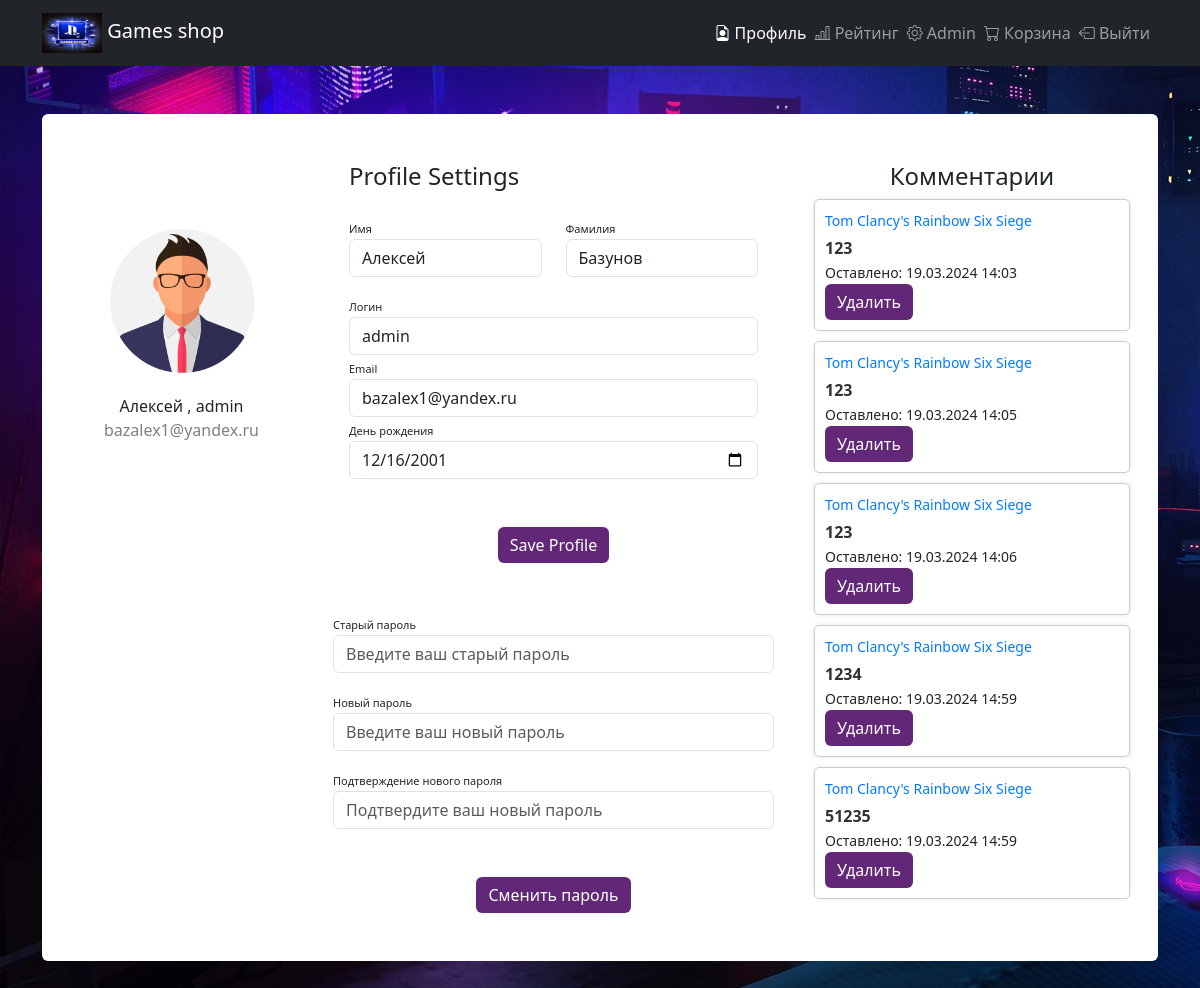
Screenshot of /profile/ (signed in) with the database file from the repository.
### user_profile/models.py (models this page shows)
class CustomUser(AbstractUser):
    birth_date = models.DateField(null=True, blank=True)
    groups = models.ManyToManyField(Group, verbose_name='groups', related_name='customuser_set', blank=True, help_text='The groups this user belongs to. A user will get all permissions granted to each of their groups.')
    user_permissions = models.ManyToManyField(Permission, verbose_name='user permissions', related_name='customuser_set', blank=True, help_text='Specific permissions for this user.')

### comments/models.py (models this page shows)
class Comment(models.Model):
    game = models.ForeignKey(Game, on_delete=models.CASCADE, related_name='comments')
    user = models.ForeignKey(get_user_model(), on_delete=models.CASCADE)
    text = models.TextField()
    created_at = models.DateTimeField(default=timezone.now)

### shop/models.py (models this page shows, shortened)
class Game(models.Model):
    title = models.CharField(max_length=255)
    created_at = models.DateTimeField(default=timezone.now)
    price = models.DecimalField(max_digits=10, decimal_places=2)
    image = models.ImageField(
        upload_to="game_img", height_field=None, width_field=None, max_length=None)
    category = models.ForeignKey(Category, on_delete=models.CASCADE)
    rating = models.CharField(max_length=255)
    description = models.CharField(max_length=10000)
    key_qty = models.IntegerField()

### user_profile/views.py (the view, shortened to what this page needs)
# urls.py: path('', CustomUserDetailView.as_view(), name='profile_detail'),
class CustomUserDetailView(LoginRequiredMixin, DetailView):
    login_url = reverse_lazy('registration:login')
    model = CustomUser
    template_name = 'user_profile/main.html'
    context_object_name = 'CustomUser'
    def get_object(self, queryset=None):
        return self.request.user
    def get_context_data(self, **kwargs):
        context = super().get_context_data(**kwargs)
        context['form'] = CustomUserChangeForm(instance=self.request.user)
        context['password_form'] = CustomPasswordChangeForm(user=self.request.user)
        context['comments'] = Comment.objects.filter(user=self.request.user)
        return context

### user_profile/forms.py
class CustomUserChangeForm(UserChangeForm):
    birth_date = forms.DateField(widget=forms.DateInput(attrs={'type': 'date'}))
    class Meta:
        model = CustomUser
        fields = ('username', 'email', 'first_name', 'last_name', 'birth_date')

class CustomPasswordChangeForm(PasswordChangeForm):
    class Meta:
        model = CustomUser
        fields = ('old_password', 'new_password1', 'new_password2')

### templates/user_profile/main.html (shortened to what this page needs)
{% extends 'base.html' %}
{% load static %}
{% block content %}
  <div class="container rounded bg-white mt-5 mb-5">
    <div class="row">
      <div class="col-md-3 border-right">
        <div class="d-flex flex-column align-items-center text-center p-3 py-5"><img class="rounded-circle mt-5"
          width="150px" src="{% static 'images/men.jpg' %}"><span class="font-weight-bold"> {{ form.first_name.value}} , {{ form.username.value}}  </span><span class="text-black-50">{{form.email.value}}</span></div>
    </div>
      <div class="col-md-5 border-right">
         <div class="profile-settings p-3 py-5"> {% comment %} Это карточка {% endcomment %}
          <form method="post">
            <div class="d-flex justify-content-between align-items-center mb-3">
              <h4 class="text-right">Profile Settings</h4>
            </div>
            <div class="row mt-2">
              <div class="col-md-6">
                <label class="labels">Имя</label>
                <input type="text" class="form-control" placeholder="first name" name="first_name" value="{{ form.first_name.value }}">
              </div>
              <div class="col-md-6">
                <label class="labels">Фамилия</label>
                <input type="text" class="form-control" value="{{ form.last_name.value }}" placeholder="surname" name="last_name">
              </div>
            </div>
            <div class="row mt-3">
              <div class="col-md-12">
                <label class="labels">Логин</label>
                <input type="text" name="username" id="username" class="form-control input-sm" placeholder="Введите ваш Логин" value="{{ form.username.value }}">
              </div>
              <div class="col-md-12">
                <label class="labels">Email</label>
                <input type="email" name="email" class="form-control" placeholder="Введите ваш email" value="{{ form.email.value }}">
              </div>
              <div class="col-md-12">
                <label class="labels">День рождения</label>
                <input type="date" name="birth_date" class="form-control" value="{{ form.birth_date.value|date:'Y-m-d' }}">
              </div>
              <div class="mt-5 text-center"><button class="btn btn-primary profile-button" type="submit" name="save_profile">Save Profile</button></div>
          </form>
            </div>
          </div>
          <form method="post">
            <div class="row mt-3">
              <div class="col-md-12">
                <label class="labels">Старый пароль</label>
                <input type="password" name="old_password" class="form-control" placeholder="Введите ваш старый пароль">
              </div>
            </div>
            <div class="row mt-3">
              <div class="col-md-12">
                <label class="labels">Новый пароль</label>
                <input type="password" name="new_password1" class="form-control" placeholder="Введите ваш новый пароль">
              </div>
            </div>
            <div class="row mt-3">
              <div class="col-md-12">
                <label class="labels">Подтверждение нового пароля</label>
                <input type="password" name="new_password2" class="form-control" placeholder="Подтвердите ваш новый пароль">
              </div>
            </div>
            <div class="mt-5 mb-5 text-center"><button class="btn btn-primary profile-button" type="submit" name="change_password">Сменить пароль</button></div>
          </form>
        </div>
        <div class="comments col-md-4"> {% comment %} Это Комментарии{% endcomment %}
          <div class="p-3 py-5">
            <h4 class="text-center">Комментарии</h4>
            {% for comment in comments %}
              <div class="comment">
                <div class="comment-header">
                  <a href="{% url 'shop:single_game' game_id=comment.game.id %}">{{ comment.game.title }}</a>
                </div>
                <div class="comment-body">
                  <strong>{{ comment.text }}</strong>
                </div>
                <small>Оставлено: {{ comment.created_at|date:'d.m.Y H:i' }}</small>
                {% if comment.user == user %}
                <form action="{% url 'user_profile:delete_comment' comment.id %}" method="post">
                  <button type="submit" class="btn btn-primary profile-button">Удалить</button>
                </form>
                {% endif %}
              </div>
            {% empty %}
              <p class="text-center">Пока нет комментариев</p>
            {% endfor %}
          </div>
        </div>
      </div>
  {% endblock %}

### static/styles/main.css (style rules this page uses)
body { background-image: url('../images/beg.jpg')!important; }

### static/styles/profile.css (style rules this page uses)
.profile-button { background: rgb(99, 39, 120); box-shadow: none; border: none }
.labels { font-size: 11px }
.profile-settings { float: left; }
.comments { float: right; }
.comment { border: 1px solid #ccc; padding: 10px; margin-bottom: 10px; box-shadow: 0 0 5px rgba(0, 0, 0, 0.1); border-radius: 5px; }
.comment-header { font-size: 14px; color: #333; margin-bottom: 5px; }
.comment-header a { color: #007bff; text-decoration: none; }
.comment-body { font-size: 16px; color: #333; }
.comment-body strong { font-weight: bold; }

### rows the page displays
CustomUser: first_name.value "Алексей", username.value "admin", email.value "bazalex1@yandex.ru", first_name "Алексей", last_name "Базунов", username "admin", email "bazalex1@yandex.ru", birth_date "12/16/2001"
Comment: game "Tom Clancy's Rainbow Six Siege", text "123", created_at "19.03.2024 14:03", shows "Удалить"
Comment: game "Tom Clancy's Rainbow Six Siege", text "123", created_at "19.03.2024 14:05", shows "Удалить"
Comment: game "Tom Clancy's Rainbow Six Siege", text "123", created_at "19.03.2024 14:06", shows "Удалить"
Comment: game "Tom Clancy's Rainbow Six Siege", text "1234", created_at "19.03.2024 14:59", shows "Удалить"
Comment: game "Tom Clancy's Rainbow Six Siege", text "51235", created_at "19.03.2024 14:59", shows "Удалить"
